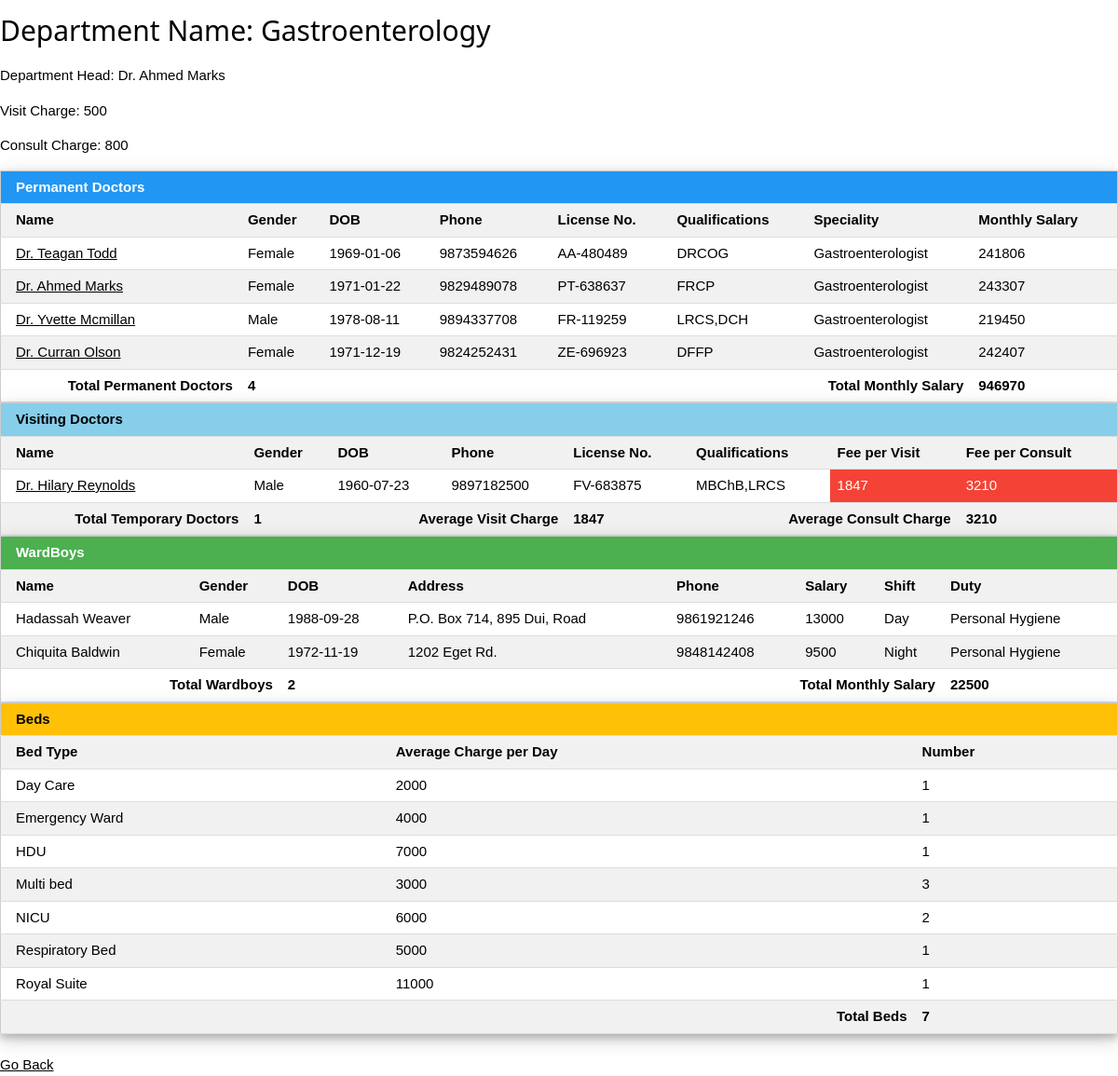
/getdept.php?q=10, run on the app's committed database.
### tables this page shows
CREATE TABLE `department` (
  `dept_id` int(3) NOT NULL,
  `dept_name` varchar(30) NOT NULL,
  `dept_head` int(4) DEFAULT NULL,
  `staff_head` int(4) DEFAULT NULL,
  `d_visit_charge` int(5) DEFAULT NULL,
  `d_consult_charge` int(5) DEFAULT NULL
);

CREATE TABLE `doctor` (
  `d_id` int(4) NOT NULL,
  `d_name` varchar(30) NOT NULL,
  `d_gender` varchar(10) NOT NULL,
  `d_dob` date NOT NULL,
  `d_addr` varchar(100) NOT NULL,
  `d_phone` bigint(15) NOT NULL,
  `d_license` varchar(30) NOT NULL,
  `d_qual` varchar(30) NOT NULL,
  `d_type` varchar(10) NOT NULL,
  `d_dept` int(3) DEFAULT NULL
);

CREATE TABLE `d_perm` (
  `d_id` int(4) NOT NULL,
  `d_monthly_sal` int(10) NOT NULL,
  `speciality` varchar(30) DEFAULT NULL
);

CREATE TABLE `d_visit` (
  `d_id` int(4) NOT NULL,
  `d_fee_per_visit` int(5) DEFAULT NULL,
  `d_fee_per_consult` int(5) DEFAULT NULL
);

CREATE TABLE `s_wardboy` (
  `s_id` int(4) NOT NULL,
  `dept_id` int(3) NOT NULL,
  `duty` varchar(30) DEFAULT NULL
);

CREATE TABLE `staff` (
  `s_id` int(4) NOT NULL,
  `s_name` varchar(30) NOT NULL,
  `s_gender` varchar(10) NOT NULL,
  `s_dob` date NOT NULL,
  `s_addr` varchar(100) NOT NULL,
  `s_phone` bigint(15) DEFAULT NULL,
  `s_sal` int(5) NOT NULL,
  `s_type` varchar(15) NOT NULL,
  `shift` varchar(11) DEFAULT NULL
);

### getdept.php (the view, shortened to what this page needs)
<!DOCTYPE html>
<html>
<head>
<link href="css/w3.css" rel="stylesheet">
</head>
<body>
<?php
$dept = intval($_GET['q']);
$bcount=0;
$link = mysqli_connect("localhost","root","","nurhome");
$sql1="SELECT * from department INNER JOIN doctor ON department.dept_head = doctor.d_id WHERE dept_id ='$dept'" ;
$res1 = mysqli_query($link,$sql1);
$row1=mysqli_fetch_array($res1);
echo "<h2>Department Name: ".$row1["dept_name"]."</h2>";
if($row1["d_name"]!=NULL)
{
	echo "<p>Department Head: ".$row1["d_name"]." </p>";
}
else
{	echo "<p>Department Head: Not Assigned </p>";}
echo "<p>Visit Charge: ".$row1["d_visit_charge"]."</p>";
echo "<p>Consult Charge: ".$row1["d_consult_charge"]."</p>";
$sql2="SELECT * from doctor INNER JOIN d_perm ON doctor.d_id = d_perm.d_id WHERE d_dept ='$dept' AND d_type='Perm'" ;
$res2 = mysqli_query($link,$sql2);
echo "<table class='w3-table-all w3-card-4'>";
if(mysqli_num_rows($res2) > 0)
{
	echo "
	<tr class='w3-blue'>
		<th colspan='8'>Permanent Doctors</th>
	</tr>
	<tr>
		<th>Name</th>
		<th>Gender</th>
		<th>DOB</th>
		<th>Phone</th>
		<th>License No.</th>
		<th>Qualifications</th>
		<th>Speciality</th>
		<th>Monthly Salary</th>
	</tr>";
while($row2 = mysqli_fetch_array($res2)) {
    echo "<tr>";
    	echo "<td><a href='getdoc.php?q=".$row2['d_id']."'>" . $row2['d_name'] . "</a></td>";
    	echo "<td>" . $row2['d_gender'] . "</td>";
    	echo "<td>" . $row2['d_dob'] . "</td>";
    	echo "<td>" . $row2['d_phone'] . "</td>";
    	echo "<td>" . $row2['d_license'] . "</td>";
		echo "<td>" . $row2['d_qual'] . "</td>";
    	echo "<td>" . $row2['speciality'] . "</td>";
    	echo "<td>" . $row2['d_monthly_sal'] . "</td>";
    echo "</tr>";
	}
	$sql21="SELECT SUM(d_monthly_sal),COUNT(*) FROM doctor INNER JOIN d_perm ON doctor.d_id=d_perm.d_id WHERE d_dept ='$dept' ";
	$res21 = mysqli_query($link,$sql21);
	$row21=mysqli_fetch_array($res21);
	echo "
	<tr>
		<th style='text-align:right'>Total Permanent Doctors</th>
		<th>".$row21[1]."</th>
		<th colspan='5' style='text-align:right'>Total Monthly Salary</th>
		<th>".$row21[0]."</th>
	</tr>
	</table>";
}
else {
echo"
	<tr class='w3-red'>
		<th colspan='8'>No Permanent Doctors in Department</th>
	</tr>
	</table>";}
$sql4="SELECT * from doctor INNER JOIN d_visit ON doctor.d_id = d_visit.d_id WHERE d_dept ='$dept' AND d_type='Visit'" ;
$res4 = mysqli_query($link,$sql4);
echo "<table class='w3-table-all w3-card-4'>";
if(mysqli_num_rows($res4) > 0)
{
	echo "
	<tr class='w3-light-blue'>
		<th colspan='8'>Visiting Doctors</th>
	</tr>
	<tr>
		<th>Name</th>
		<th>Gender</th>
		<th>DOB</th>
		<th>Phone</th>
		<th>License No.</th>
		<th>Qualifications</th>
		<th>Fee per Visit</th>
		<th>Fee per Consult</th>
	</tr>";
while($row4 = mysqli_fetch_array($res4)) {
    echo "<tr>";
    	echo "<td> <a href='getdoc.php?q=".$row4['d_id']."'>" . $row4['d_name'] . "</a></td>";
    	echo "<td>" . $row4['d_gender'] . "</td>";
    	echo "<td>" . $row4['d_dob'] . "</td>";
    	echo "<td>" . $row4['d_phone'] . "</td>";
    	echo "<td>" . $row4['d_license'] . "</td>";
		echo "<td>" . $row4['d_qual'] . "</td>";
    	echo "<td";
    	if($row4['d_fee_per_visit']>$row1["d_visit_charge"])
    		echo " class='w3-red' ";
    	echo ">" . $row4['d_fee_per_visit'] . "</td>";
    	echo "<td";
    	if($row4['d_fee_per_consult']>$row1["d_consult_charge"])
    		echo " class='w3-red' ";
    	echo ">" . $row4['d_fee_per_consult'] . "</td>";
    echo "</tr>";
	}
	$sql41="SELECT ROUND(AVG(d_fee_per_visit),0),ROUND(AVG(d_fee_per_consult),0),COUNT(*) FROM doctor INNER JOIN d_visit ON doctor.d_id=d_visit.d_id WHERE d_dept ='$dept' ";
	$res41 = mysqli_query($link,$sql41);
	$row41=mysqli_fetch_array($res41);
	echo "
	<tr>
		<th style='text-align:right'>Total Temporary Doctors</th>
		<th>".$row41[2]."</th>
		<th colspan='2' style='text-align:right'>Average Visit Charge</th>
		<th>".$row41[0]."</th>
		<th colspan='2' style='text-align:right'>Average Consult Charge</th>
		<th>".$row41[1]."</th>
	</tr>
	</table>";
}
else {
echo"
	<tr class='w3-red'>
		<th colspan='8'>No Visiting Doctors in Department</th>
	</tr>
	</table>";}
$sql3="SELECT * from s_wardboy INNER JOIN staff ON s_wardboy.s_id = staff.s_id WHERE dept_id ='$dept' ORDER BY duty" ;
$res3 = mysqli_query($link,$sql3);
echo "<table class='w3-table-all w3-card-4'>";
if(mysqli_num_rows($res3) > 0)
{
	echo "
	<tr class='w3-green'>
		<th colspan='8'>WardBoys</th>
	</tr>
	<tr>
		<th>Name</th>
		<th>Gender</th>
		<th>DOB</th>
		<th>Address</th>
		<th>Phone</th>
		<th>Salary</th>
		<th>Shift</th>
		<th>Duty</th>
	</tr>";
while($row3 = mysqli_fetch_array($res3)) {
    echo "<tr>";
    	echo "<td>" . $row3['s_name'] . "</td>";
    	echo "<td>" . $row3['s_gender'] . "</td>";
    	echo "<td>" . $row3['s_dob'] . "</td>";
    	echo "<td>" . $row3['s_addr'] . "</td>";
    	echo "<td>" . $row3['s_phone'] . "</td>";
    	echo "<td>" . $row3['s_sal'] . "</td>";
		echo "<td>" . $row3['shift'] . "</td>";
		echo "<td>" . $row3['duty'] . "</td>";
    echo "</tr>";
	}
	$sql31="SELECT SUM(s_sal),COUNT(*) FROM s_wardboy INNER JOIN staff ON s_wardboy.s_id = staff.s_id WHERE dept_id ='$dept' ";
	$res31 = mysqli_query($link,$sql31);
	$row31=mysqli_fetch_array($res31);
	echo "
	<tr>
		<th colspan='2' style='text-align:right'>Total Wardboys</th>
		<th>".$row31[1]."</th>
		<th colspan='4' style='text-align:right'>Total Monthly Salary</th>
		<th>".$row31[0]."</th>
	</tr>
	</table>";
}
else {
echo"
	<tr class='w3-red'>
		<th colspan='8'>No Wardboys assigned to Department</th>
	</tr>
	</table>";}
$sql5="SELECT b_type, COUNT(*), ROUND(AVG(b_charge),0) FROM bed WHERE dept_id='$dept' GROUP BY b_type";
$res5=mysqli_query($link,$sql5);;
echo "<table class='w3-table-all w3-card-4'>";
if(mysqli_num_rows($res5) > 0)
{
	echo "
	<tr class='w3-amber'>
		<th colspan='3'>Beds</th>
	</tr>
	<tr>
		<th>Bed Type</th>
		<th>Average Charge per Day</th>
		<th>Number</th>
	</tr>";
while($row5 = mysqli_fetch_array($res5)) {
    echo "<tr>";
    	echo "<td>" . $row5[0] . "</td>";
    	echo "<td>" . $row5[2] . "</td>";
    	echo "<td>" . $row5[1] . "</td>";
    echo "</tr>";$bcount++;
}
echo "
	<tr>
		<th colspan='2' style='text-align:right'>Total Beds</th>
		<th>".$bcount."</th>
	</tr>
	</table>";
}
else{
	echo"
	<tr class='w3-red'>
		<th colspan='3'>No Beds assigned to Department</th>
	</tr>
	</table>";
}
?>
<br><a href="view_dept.php">Go Back</a>
</body>
</html>

### css/w3.css (style rules this page uses)
* { -webkit-box-sizing:border-box;-moz-box-sizing:border-box;box-sizing:border-box }
html { -ms-text-size-adjust:100%;-webkit-text-size-adjust:100% }
body { margin:0 }
a { background-color:transparent }
html,body { font-family:Verdana,sans-serif;font-size:15px;line-height:1.5 }
html { overflow-x:hidden }
h1,h2,h3,h4,h5,h6,.w3-slim,.w3-wide { font-family:"Segoe UI",Arial,sans-serif }
h2 { font-size:30px }
h1,h2,h3,h4,h5,h6 { font-weight:400;margin:10px 0 }
a { color:inherit }
table { border-collapse:collapse;border-spacing:0;width:100%;display:table }
table,th,td { border:none }
.w3-table-all { border:1px solid #ccc }
.w3-bordered tr,.w3-table-all tr { border-bottom:1px solid #ddd }
.w3-table-all tr:nth-child(odd) { background-color:#fff }
.w3-table-all tr:nth-child(even) { background-color:#f1f1f1 }
.w3-table td,.w3-table th,.w3-table-all td,.w3-table-all th { padding:6px 8px;display:table-cell;text-align:left;vertical-align:top }
.w3-table th:first-child,.w3-table td:first-child,.w3-table-all th:first-child,.w3-table-all td:first-child { padding-left:16px }
.w3-card-4,.w3-hover-shadow:hover { box-shadow:0 4px 8px 0 rgba(0,0,0,0.2),0 6px 20px 0 rgba(0,0,0,0.19)!important }
.w3-amber,.w3-hover-amber:hover { color:#000!important;background-color:#ffc107!important }
.w3-blue,.w3-hover-blue:hover { color:#fff!important;background-color:#2196F3!important }
.w3-light-blue,.w3-hover-light-blue:hover { color:#000!important;background-color:#87CEEB!important }
.w3-green,.w3-hover-green:hover { color:#fff!important;background-color:#4CAF50!important }
.w3-red,.w3-hover-red:hover { color:#fff!important;background-color:#f44336!important }

### data on the page
department: dept_name "Gastroenterology", dept_head.d_name "Dr. Ahmed Marks", d_visit_charge "500", d_consult_charge "800"
d_perm: d_id.d_name "Dr. Teagan Todd", d_id.d_gender "Female", d_id.d_dob "1969-01-06", d_id.d_phone "9873594626", d_id.d_license "AA-480489", d_id.d_qual "DRCOG", speciality "Gastroenterologist", d_monthly_sal "241806"
d_perm: d_id.d_name "Dr. Ahmed Marks", d_id.d_gender "Female", d_id.d_dob "1971-01-22", d_id.d_phone "9829489078", d_id.d_license "PT-638637", d_id.d_qual "FRCP", speciality "Gastroenterologist", d_monthly_sal "243307"
d_perm: d_id.d_name "Dr. Yvette Mcmillan", d_id.d_gender "Male", d_id.d_dob "1978-08-11", d_id.d_phone "9894337708", d_id.d_license "FR-119259", d_id.d_qual "LRCS,DCH", speciality "Gastroenterologist", d_monthly_sal "219450"
d_perm: d_id.d_name "Dr. Curran Olson", d_id.d_gender "Female", d_id.d_dob "1971-12-19", d_id.d_phone "9824252431", d_id.d_license "ZE-696923", d_id.d_qual "DFFP", speciality "Gastroenterologist", d_monthly_sal "242407"
d_visit: d_id.d_name "Dr. Hilary Reynolds", d_id.d_gender "Male", d_id.d_dob "1960-07-23", d_id.d_phone "9897182500", d_id.d_license "FV-683875", d_id.d_qual "MBChB,LRCS", d_fee_per_visit "1847", d_fee_per_consult "3210"
s_wardboy: s_id.s_name "Hadassah Weaver", s_id.s_gender "Male", s_id.s_dob "1988-09-28", s_id.s_addr "P.O. Box 714, 895 Dui, Road", s_id.s_phone "9861921246", s_id.s_sal "13000", s_id.shift "Day", duty "Personal Hygiene"
s_wardboy: s_id.s_name "Chiquita Baldwin", s_id.s_gender "Female", s_id.s_dob "1972-11-19", s_id.s_addr "1202 Eget Rd.", s_id.s_phone "9848142408", s_id.s_sal "9500", s_id.shift "Night", duty "Personal Hygiene"

### other printed values
$row21[1] "4"
$row21[0] "946970"
$row41[2] "1"
$row41[0] "1847"
$row41[1] "3210"
$row31[1] "2"
$row31[0] "22500"
$row5[0] "Day Care"
$row5[2] "2000"
$row5[1] "1"
$row5[0] "Emergency Ward"
$row5[2] "4000"
$row5[0] "HDU"
$row5[2] "7000"
$row5[0] "Multi bed"
